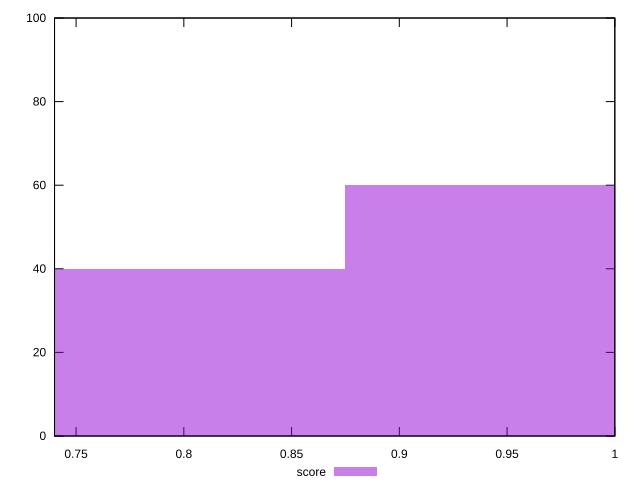

The gnuplot source for this figure:
reset

$score <<EOF
0.9541296028489639 60
0.7951080023741365 40
EOF

set key outside below
set boxwidth 0.1590216004748273
set xrange [0.74:1]
set yrange [0:100]
set trange [0:100]
set style fill transparent solid 0.5 noborder
set terminal svg size 640, 490 enhanced background rgb 'white'
set output "report_00009_2021-02-08T22-37-41.559Z/uses-optimized-images/samples/pages/score/histogram.svg"

plot $score title "score" with boxes

reset
